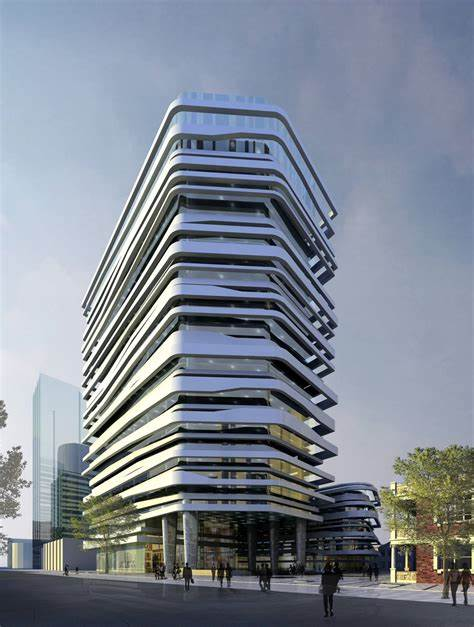
//> input picture 开课吧opencv_demo/2.jpg, 474 x 627 px
$ ./corner   (built with g++ and OpenCV 4)
//> lines starting //> are read from the running program, lines starting //| are printed output that depends on the picture; after the words box and inside, x2 and y2 are one past the last pixel; in counts of white or black regions, pixels touching at a corner belong together
#include <iostream>
#include <opencv2/opencv.hpp>
using namespace std;
using namespace cv;

int main()
{
	Mat srcImg = imread("../2.jpg");
//> srcImg is the input picture: 627 rows x 474 cols, CV_8UC3; mean B, G, R 146.5, 134.4, 126.7

	imshow("srcImg", srcImg);
	// 图片的预处理 滤波，二值化
	Mat tempImg = srcImg.clone();
	Mat grayImg;
	cvtColor(tempImg, grayImg, COLOR_RGB2GRAY);
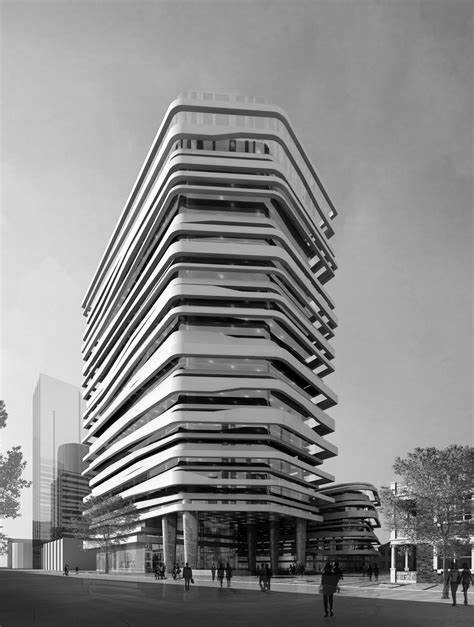
//> grayImg: 627 rows x 474 cols, CV_8UC1; min 0, max 255, mean 137.2

	// [25 lines of commented-out code are left out]

	vector<Point2f> corners;
	double quality = 0.01;
	double mindistance = 10;

	goodFeaturesToTrack(grayImg, corners, 10000, quality, mindistance);
//> corners = 555 Points (x, y), first 12: [91, 425], [95, 389], [90, 485], [439, 525], [436, 568], [449, 570], [84, 340], [366, 508], [91, 443], [316, 357], [82, 386], [326, 398]
	cout << corners.size() << endl;
//| 555

	for (int i = 0; i < corners.size(); i++)
	{
		circle(tempImg, corners[i], 2, Scalar(0, 0, 255), 0.5);
	}
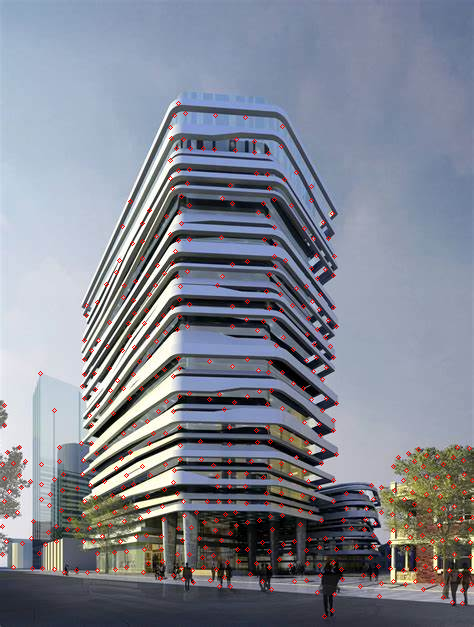
//> tempImg: 627 rows x 474 cols, CV_8UC3; 1.49% of pixels changed, all inside (x1, y1, x2, y2) = (0, 101, 474, 619)
	imshow("tempImg", tempImg);
	waitKey(0);
	return 0;
}

$ run again, with 开课吧opencv_demo/1.jpg copied over 开课吧opencv_demo/2.jpg
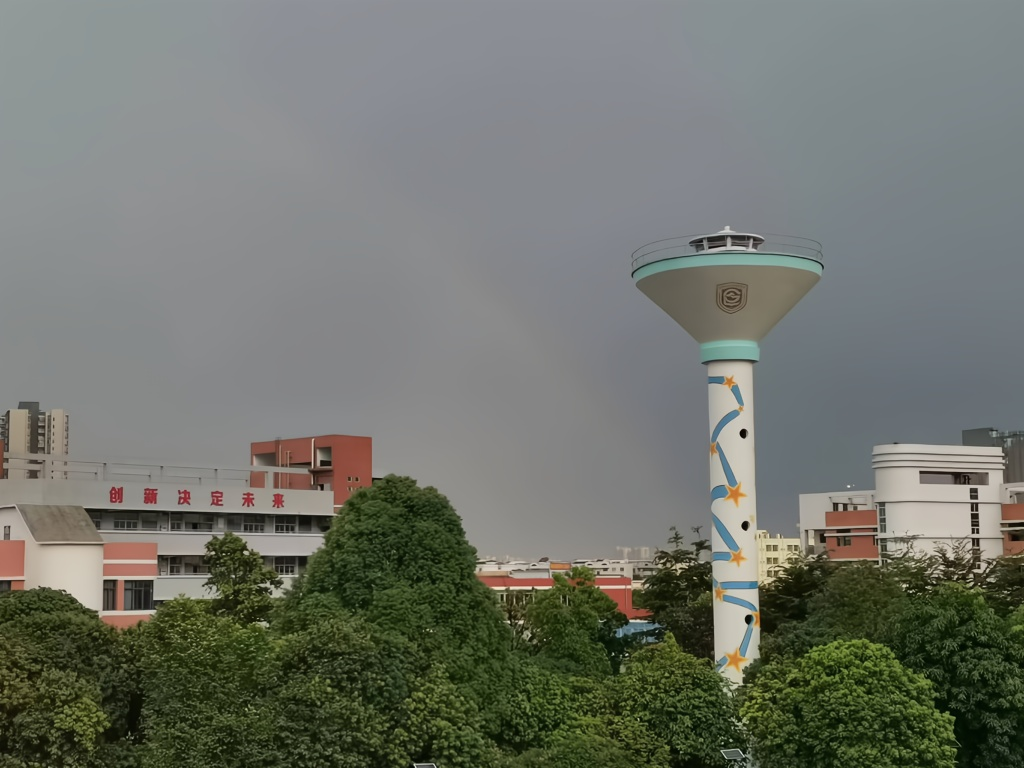
//> input picture 开课吧opencv_demo/1.jpg, 1024 x 768 px
//> srcImg is the input picture: 768 rows x 1024 cols, CV_8UC3; mean B, G, R 107.6, 115.6, 112
//> `cvtColor(tempImg, grayImg, COLOR_RGB2GRAY);`:
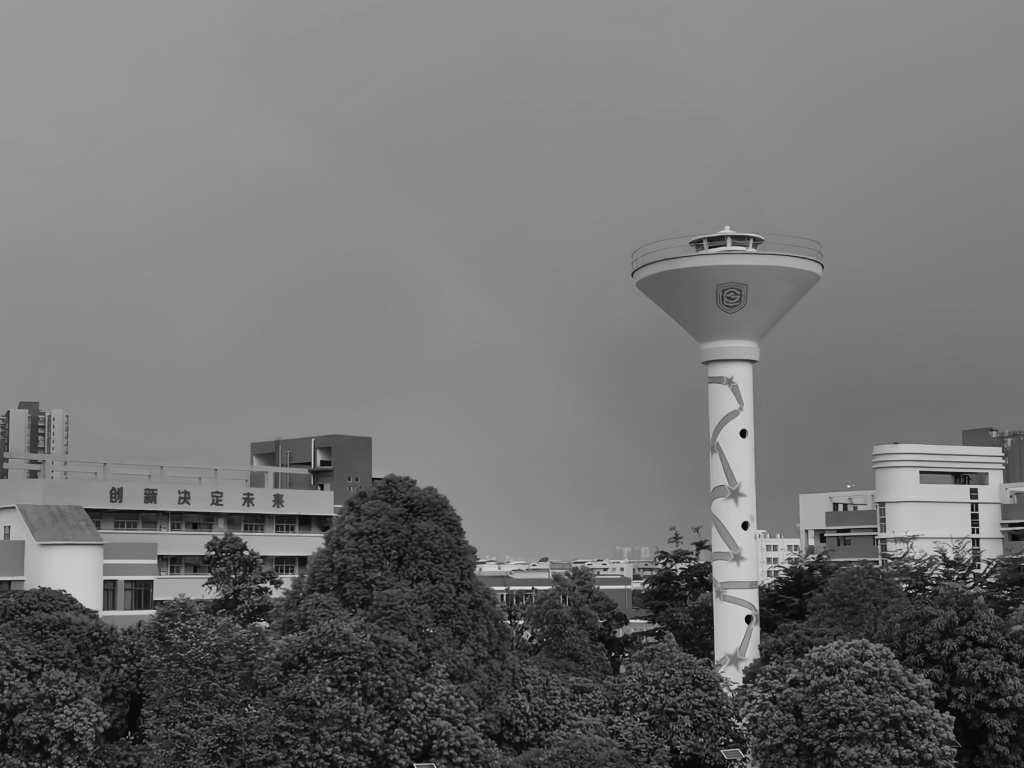
//> grayImg: 768 rows x 1024 cols, CV_8UC1; min 3, max 233, mean 112.8
//> corners = 1510 Points (x, y), first 12: [509, 622], [972, 533], [972, 510], [630, 620], [722, 743], [979, 568], [979, 583], [414, 764], [244, 552], [522, 621], [908, 585], [625, 654]
//| 1510
//> after the loop `for (int i = 0; i < corners.size(); i++)`:
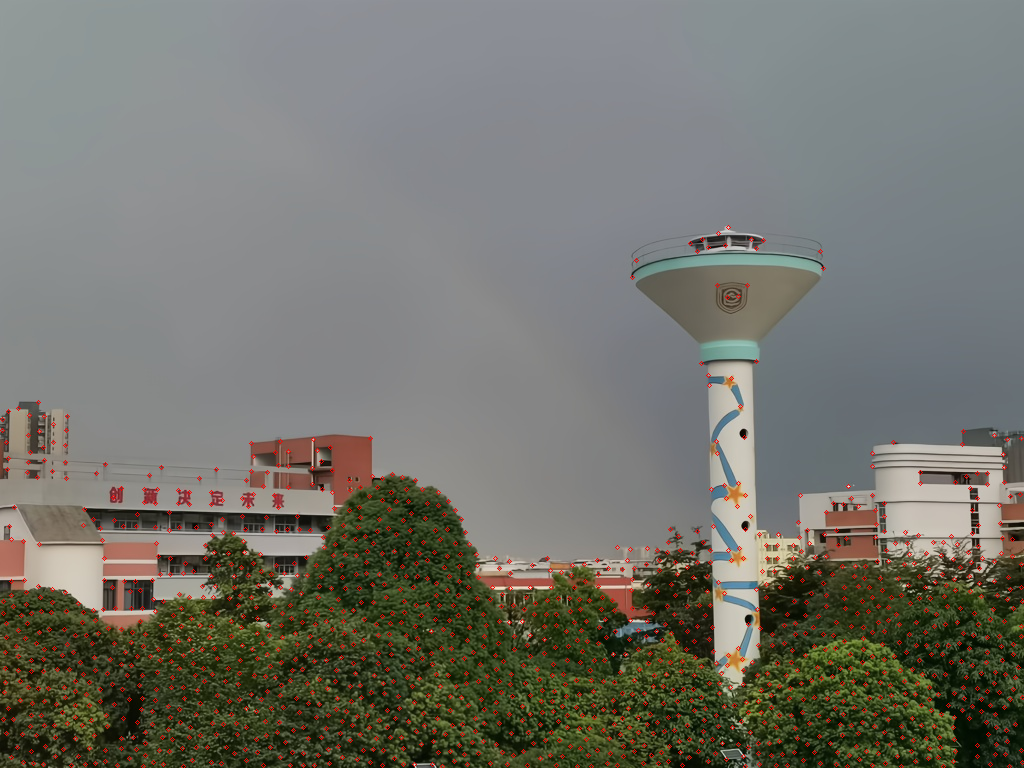
//> tempImg: 768 rows x 1024 cols, CV_8UC3; 1.53% of pixels changed, all inside (x1, y1, x2, y2) = (0, 225, 1024, 768)

$ run again, with 开课吧opencv_demo/3.jpg copied over 开课吧opencv_demo/2.jpg
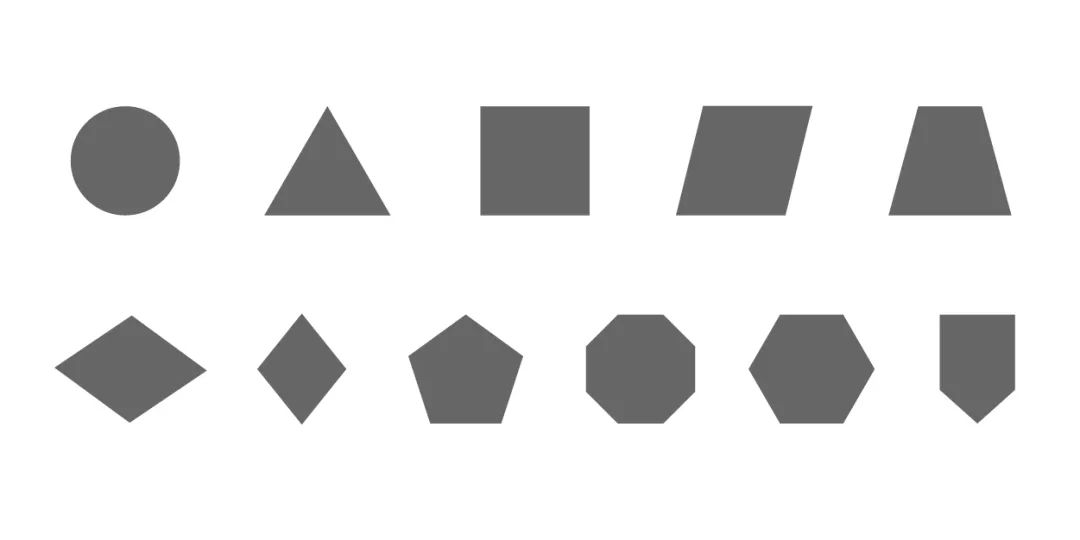
//> input picture 开课吧opencv_demo/3.jpg, 1080 x 540 px
//> srcImg is the input picture: 540 rows x 1080 cols, CV_8UC3; min 79, max 255, mean 228.9
//> corners = 90 Points (x, y), first 12: [327, 107], [265, 214], [205, 370], [677, 214], [588, 107], [1010, 214], [811, 106], [389, 214], [56, 367], [889, 214], [301, 314], [481, 107]
//| 90
//> the loop `for (int i = 0; i < corners.size(); i++)` made 90 passes
//> after the loop `for (int i = 0; i < corners.size(); i++)`:
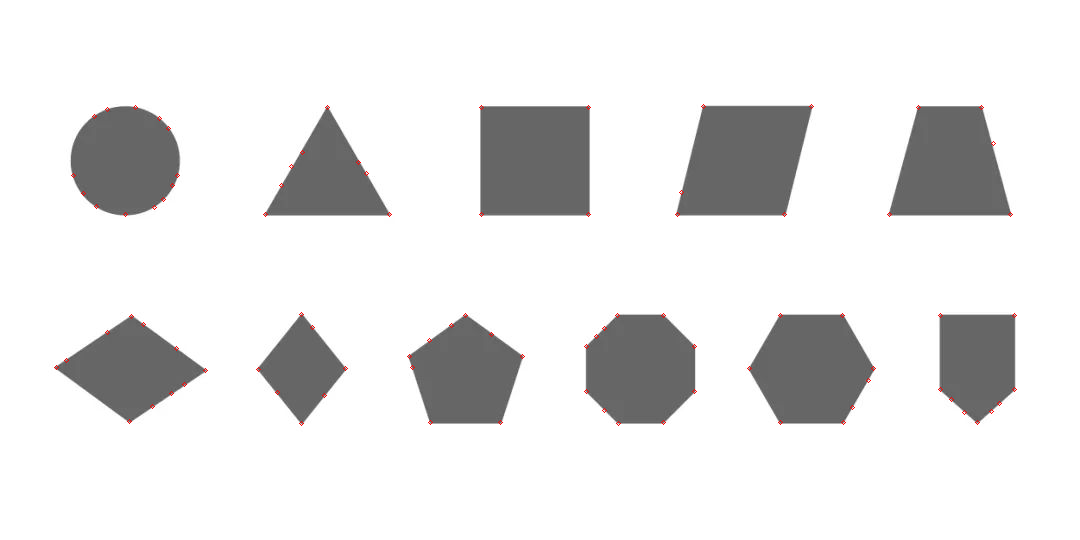
//> tempImg: 540 rows x 1080 cols, CV_8UC3; 0.12% of pixels changed, all inside (x1, y1, x2, y2) = (54, 104, 1017, 426)

$ run again, with 开课吧opencv_demo/cat.jpg copied over 开课吧opencv_demo/2.jpg
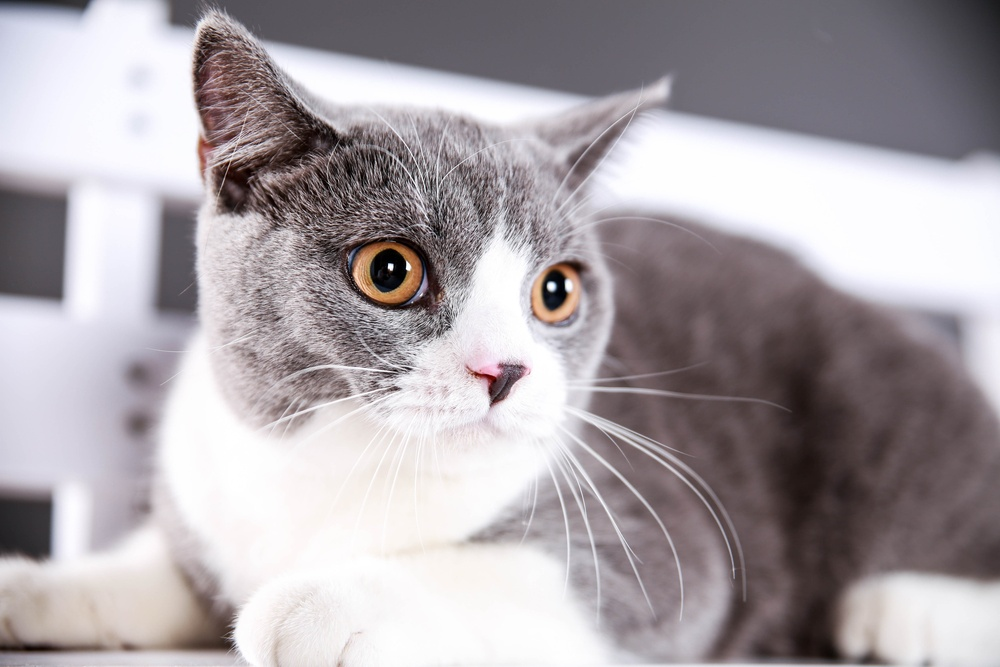
//> input picture 开课吧opencv_demo/cat.jpg, 1000 x 667 px, shrunk from 3000 x 2000 before the run
//> srcImg is the input picture: 667 rows x 1000 cols, CV_8UC3; mean B, G, R 167.1, 162.8, 169.8
//> corners = 581 Points (x, y), first 12: [389, 264], [450, 327], [407, 262], [412, 302], [230, 161], [234, 628], [428, 213], [411, 369], [390, 156], [346, 209], [244, 122], [374, 214]
//| 581
//> after the loop `for (int i = 0; i < corners.size(); i++)`:
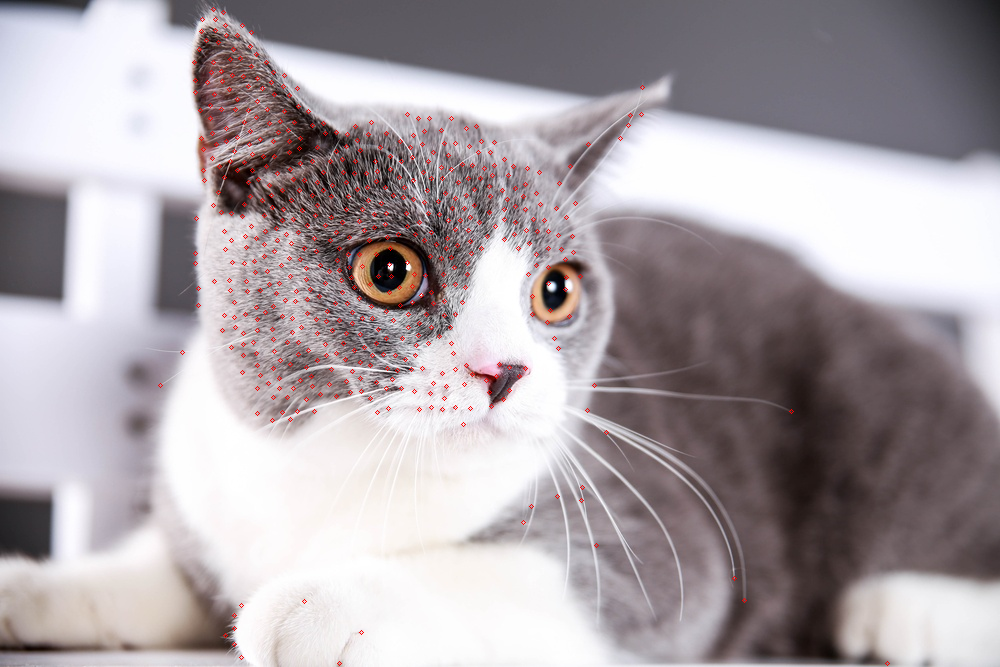
//> tempImg: 667 rows x 1000 cols, CV_8UC3; 0.7% of pixels changed, all inside (x1, y1, x2, y2) = (158, 7, 890, 666)
